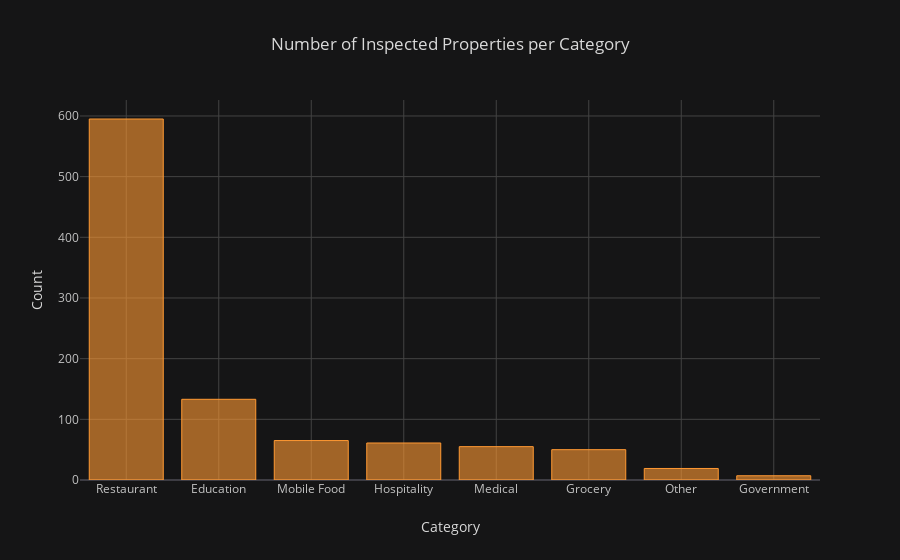

The cell this chart's notebook holds for it:
### Markdown cell above
# COUNT

## What are the number of food service facilities in each *category*?

### Code cell
scoreByCategory= byCategory.describe().unstack()
scoreByCategory = scoreByCategory['AvgScore'].sort_values('count', ascending=False).reset_index()
scoreByCategory.iplot(kind='bar',y='count',x='category', xTitle='Category', yTitle='Count', theme='solar', title='Number of Inspected Facilities per Category')

### Figure 1 — Plotly figure (JSON) as saved in the notebook; plotly's stock layout.template omitted (floating-point values rounded to 4 significant figures)
{"data": [{"marker": {"color": "rgba(255, 153, 51, 0.6)", "line": {"color": "rgba(255, 153, 51, 1.0)", "width": 1}}, "name": "count", "orientation": "v", "text": "", "type": "bar", "x": ["Restaurant", "Education", "Mobile Food", "Hospitality", "Medical", "Grocery", "Other", "Government"], "y": [595, 133, 65, 61, 55, 50, 19, 7]}], "layout": {"legend": {"bgcolor": "#151516", "font": {"color": "#D9D9D9"}}, "paper_bgcolor": "#151516", "plot_bgcolor": "#151516", "title": "Number of Inspected Properties per Category", "titlefont": {"color": "#D9D9D9"}, "xaxis1": {"gridcolor": "#434343", "showgrid": true, "tickfont": {"color": "#C2C2C2"}, "title": "Category", "titlefont": {"color": "#D9D9D9"}, "zerolinecolor": "#666570"}, "yaxis1": {"gridcolor": "#434343", "showgrid": true, "tickfont": {"color": "#C2C2C2"}, "title": "Count", "titlefont": {"color": "#D9D9D9"}, "zerolinecolor": "#666570"}}}
